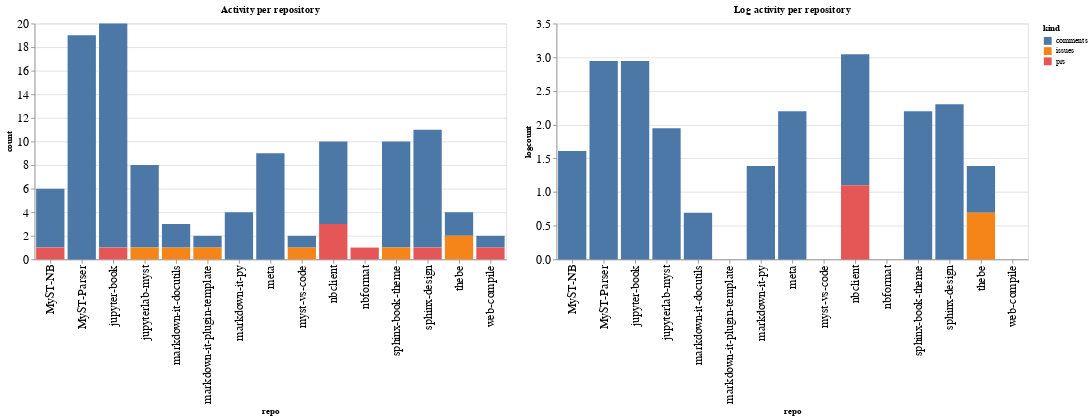

The code cell stored with this chart in its notebook:
### Code cell
ch1 = alt.Chart(repo_summaries, width=600, title="Activity per repository").mark_bar().encode(
    x='repo',
    y='count',
    color='kind',
    tooltip="kind"
)

ch2 = alt.Chart(repo_summaries, width=600, title="Log activity per repository").mark_bar().encode(
    x='repo',
    y='logcount',
    color='kind',
    tooltip="kind"
)

ch1 | ch2

### Figure 1 — Vega-Lite specification as saved in the notebook (floating-point values rounded to 4 significant figures)
{"config": {"axisLeft": {"labelFontSize": 15}, "axisBottom": {"labelFontSize": 15}}, "hconcat": [{"mark": "bar", "encoding": {"color": {"type": "nominal", "field": "kind"}, "tooltip": {"type": "nominal", "field": "kind"}, "x": {"type": "nominal", "field": "repo"}, "y": {"type": "quantitative", "field": "count"}}, "title": "Activity per repository", "width": 600}, {"mark": "bar", "encoding": {"color": {"type": "nominal", "field": "kind"}, "tooltip": {"type": "nominal", "field": "kind"}, "x": {"type": "nominal", "field": "repo"}, "y": {"type": "quantitative", "field": "logcount"}}, "title": "Log activity per repository", "width": 600}], "data": {"name": "data-f4ab9426da9eabda8db48900146b50e0"}, "$schema": "https://vega.github.io/schema/vega-lite/v4.8.1.json", "datasets": {"data-f4ab9426da9eabda8db48900146b50e0": [{"repo": "MyST-NB", "kind": "comments", "count": 5, "logcount": 1.609}, {"repo": "MyST-NB", "kind": "prs", "count": 1, "logcount": 0.0}, {"repo": "MyST-Parser", "kind": "comments", "count": 19, "logcount": 2.944}, {"repo": "jupyter-book", "kind": "comments", "count": 19, "logcount": 2.944}, {"repo": "jupyter-book", "kind": "prs", "count": 1, "logcount": 0.0}, {"repo": "jupyterlab-myst", "kind": "comments", "count": 7, "logcount": 1.946}, {"repo": "jupyterlab-myst", "kind": "issues", "count": 1, "logcount": 0.0}, {"repo": "markdown-it-docutils", "kind": "comments", "count": 2, "logcount": 0.6931}, {"repo": "markdown-it-docutils", "kind": "issues", "count": 1, "logcount": 0.0}, {"repo": "markdown-it-plugin-template", "kind": "comments", "count": 1, "logcount": 0.0}, {"repo": "markdown-it-plugin-template", "kind": "issues", "count": 1, "logcount": 0.0}, {"repo": "markdown-it-py", "kind": "comments", "count": 4, "logcount": 1.386}, {"repo": "meta", "kind": "comments", "count": 9, "logcount": 2.197}, {"repo": "myst-vs-code", "kind": "comments", "count": 1, "logcount": 0.0}, {"repo": "myst-vs-code", "kind": "issues", "count": 1, "logcount": 0.0}, {"repo": "nbclient", "kind": "comments", "count": 7, "logcount": 1.946}, {"repo": "nbclient", "kind": "prs", "count": 3, "logcount": 1.099}, {"repo": "nbformat", "kind": "prs", "count": 1, "logcount": 0.0}, {"repo": "sphinx-book-theme", "kind": "comments", "count": 9, "logcount": 2.197}, {"repo": "sphinx-book-theme", "kind": "issues", "count": 1, "logcount": 0.0}, {"repo": "sphinx-design", "kind": "comments", "count": 10, "logcount": 2.303}, {"repo": "sphinx-design", "kind": "prs", "count": 1, "logcount": 0.0}, {"repo": "thebe", "kind": "comments", "count": 2, "logcount": 0.6931}, {"repo": "thebe", "kind": "issues", "count": 2, "logcount": 0.6931}, {"repo": "web-compile", "kind": "comments", "count": 1, "logcount": 0.0}, {"repo": "web-compile", "kind": "prs", "count": 1, "logcount": 0.0}]}}
